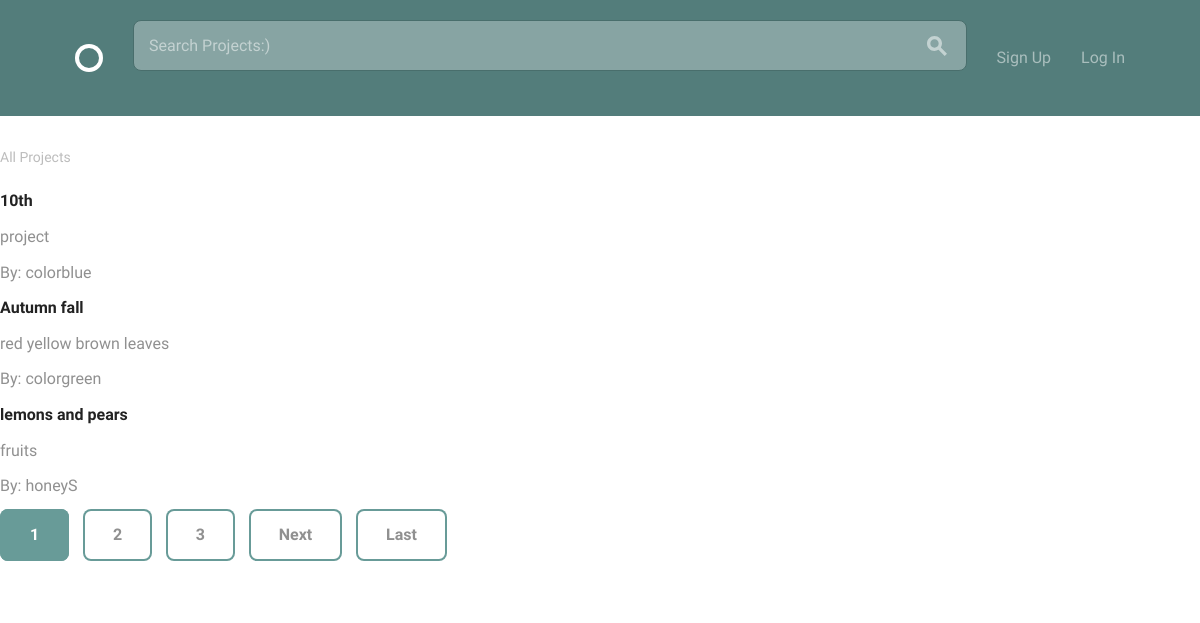
Page /projects/ on the earlier database version.
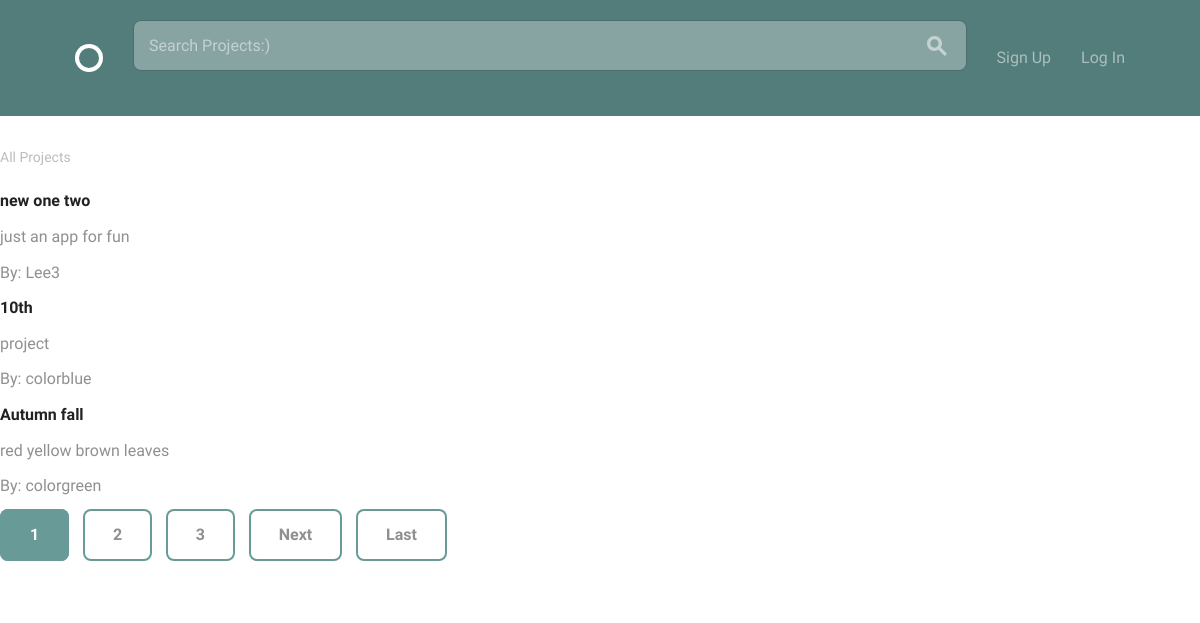
Same page on the later database version.
### projects/models.py (models this page shows, shortened)
class Project(models.Model):
    title = models.CharField(max_length=100, unique=True)
    content = models.TextField()
    date_posted = models.DateTimeField(default=timezone.now)
    author = models.ForeignKey(
        settings.AUTH_USER_MODEL,
        on_delete=models.CASCADE,
    )
    position = models.ManyToManyField(
        'Position',
        blank=True,
        related_name='projects')
    project_status = models.BooleanField(default=False)
    def __str__(self):
        return self.title
    class Meta:
        ordering = ['-date_posted']

### accounts/models.py (models this page shows, shortened)
class User(AbstractBaseUser, PermissionsMixin):
    email = models.EmailField(unique=True)
    username = models.CharField(max_length=40, unique=True)
    display_name = models.CharField(max_length=140)
    bio = models.CharField(max_length=140, blank=True, default='')
    date_joined = models.DateTimeField(auto_now_add=True)
    is_active = models.BooleanField(default=True)
    is_staff = models.BooleanField(default=False)
    avatar = models.ImageField(default='default.png', upload_to='profile_pics')
    skills = models.ManyToManyField('Skill')
    re_applications = models.ManyToManyField('projects.Application')
    objects = UserManager()
    USERNAME_FIELD = 'email'
    REQUIRED_FIELDS = ['display_name', 'username']
    def __str__(self):
        return self.username

### projects/views.py (the view)
# urls.py: path('', ProjectListView.as_view(), name='list_projects'),
class ProjectListView(generic.ListView):
    model = Project
    template_name = 'all_projects.html'
    context_object_name = 'projects'
    ordering = ['-date_posted']
    paginate_by = 3

### projects/templates/all_projects.html (shortened to what this page needs)
{% extends 'layout.html' %}
{% block content %}
      <div class="circle--filter circle--secondary--module">
        <h1>All Projects</h1>
        <ul class="circle--filter--list">
          {% for object in projects %}
          <li><a class="selected" >{{ object }}</a></li>
          <li><a class="" >{{ object.content }}</a></li>
          <li><a class="" href="{% url 'projects:user_list_projects' user.username %}">By: {{ object.author }}</a></li>
          {% endfor %}
          {% if is_paginated %}
            {% for num in page_obj.paginator.page_range %}
              {% if page_obj.number == num %}
                <a class="button button-primary" href="?page={{ num }}">{{ num }}</a>
              {% elif num > page_obj.number|add:"-3" and num < page_obj.number|add:"3" %}
                <a class="button icon-on-left" href="?page={{ num }}">{{ num }}</a>
              {% endif %}
            {% endfor %}
            {% if page_obj.has_next %}
              <a class="button icon-on-left" href="?page={{ page_obj.next_page_number }}">Next</a>
              <a class="button icon-on-left" href="?page={{ page_obj.paginator.num_pages }}">Last</a>
            {% endif %}
          {% endif %}
        </ul>
      </div>
{% endblock %}

Differences in the rows shown:
no longer on this page (row unchanged): Project: title "lemons and pears", content "fruits", author "honeyS"
added Project: title "new one two", content "just an app for fun", author "Lee3"
